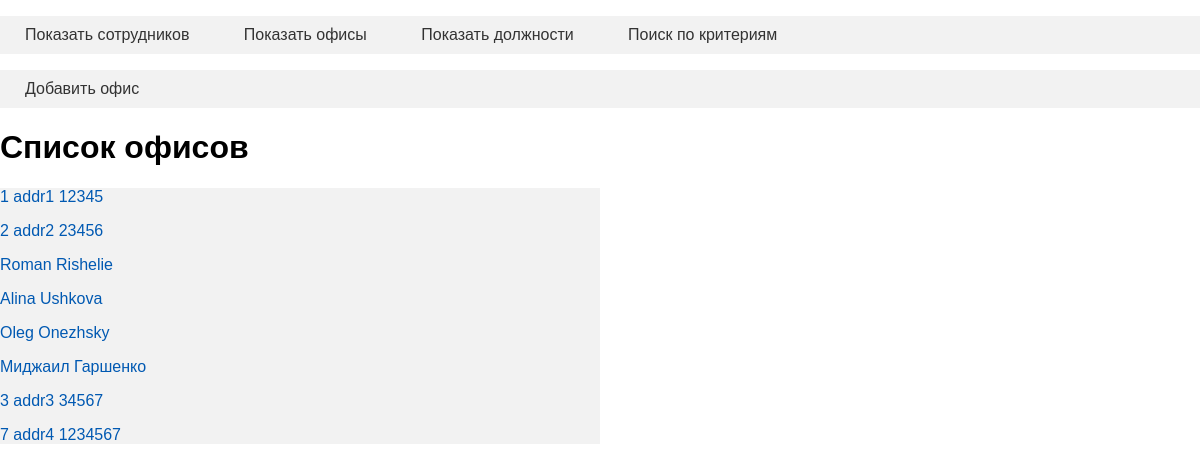
Page /offices_2/2 on the committed database.
### tables this page shows
CREATE TABLE office (
code integer PRIMARY KEY AUTOINCREMENT,
address text NOT NULL,
phone_number integer
);

CREATE TABLE employee (
id integer PRIMARY KEY AUTOINCREMENT,
name text NOT NULL,
surname text NOT NULL,
email text,
home_address text,
date_of_last_changes date
);

### app.py (the view)
@app.route("/offices_2/<id>", methods=["POST", "GET"])
def show_offices_2(id):
    db = get_db()
    dbase = FDataBase(db)
    offices = dbase.get_all_offices()
    records = dbase.get_records_by_office(id)
    if not records:
        return render_template('offices.html', offices=offices)
    empl = []
    for r in records:
        res = dbase.get_employee(r[0])
        if res:
            empl.append(res)
    return render_template('offices_2.html', code=records[0][2], empl=empl, offices=offices)

### FDataBase.py (called while the page is built)
    def get_employee(self, id):
        print("get_employee")
        print(id)
        try:
            self.__cur.execute(
                f"SELECT * FROM employee where id == :id", (id,))
            res = self.__cur.fetchone()
            if res:
                return res
        except sqlite3.Error as e:
            print("Ошибка получения из БД" + str(e))
        return False

    def get_all_offices(self):
        try:
            self.__cur.execute(
                f"SELECT * FROM office")
            res = self.__cur.fetchall()
            if res:
                return res
        except sqlite3.Error as e:
            print("Ошибка получения из БД" + str(e))
        return False

    def get_records_by_office(self, id):
        print(id)
        try:
            self.__cur.execute(
                f"SELECT * FROM work_record where office_code==:id", (id,))
            res = self.__cur.fetchall()
            print(len(res))
            if res:
                return res
        except sqlite3.Error as e:
            print("Ошибка получения из БД" + str(e))
        return False

### app.py (called while the page is built)
def connect_db():
    conn = sqlite3.connect(app.config['DATABASE'])
    conn.row_factory = sqlite3.Row
    return conn

def get_db():
    if not hasattr(g, 'link_db'):
        g.link_db = connect_db()
    return g.link_db

### templates/offices_2.html
{% extends 'menu.html' %}
{% block content %}
{{ super() }}
<ul class="mainmenu">
    <li><a href="{{url_for('add_office')}}">Добавить офис</a></li>
</ul>
<h1>Список офисов</h1>
<div class="lists">
    {% for o in offices %}
    <p class="title"><a href="{{ url_for('show_offices_2', id=o.code)}}">{{o.code}} {{o.address}} {{o.phone_number}}</a></p>
    {% if code == o.code%}
 <div>
        {% for e in empl %}
        <p><a href="{{ url_for('show_employee', empl_id=e.id)}}">{{e.name}} {{e.surname}}</a></p>
        {% endfor %}
    </div>
    {%endif%}
    {% endfor %}
</div>
{% endblock%}

### static/style.css (style rules this page uses)
html, body { font-family: 'Arial'; margin: 0; padding: 0; height: 100%; width: 100%; }
a { color: #0059b2; text-decoration: none; }
ul.mainmenu { padding: 0; list-style: none; background: #f2f2f2; }
ul.mainmenu li { display: inline-block; }
ul.mainmenu li a { display: block; padding: 10px 25px; color: #333; text-decoration: none; }
div.lists { background-color: #f2f2f2; width: 50%; }

### rows in the picture
office: code "1", address "addr1", phone_number "12345"
office: code "2", address "addr2", phone_number "23456"
employee: name "Roman", surname "Rishelie"
employee: name "Alina", surname "Ushkova"
employee: name "Oleg", surname "Onezhsky"
employee: name "Миджаил", surname "Гаршенко"
office: code "3", address "addr3", phone_number "34567"
office: code "7", address "addr4", phone_number "1234567"
